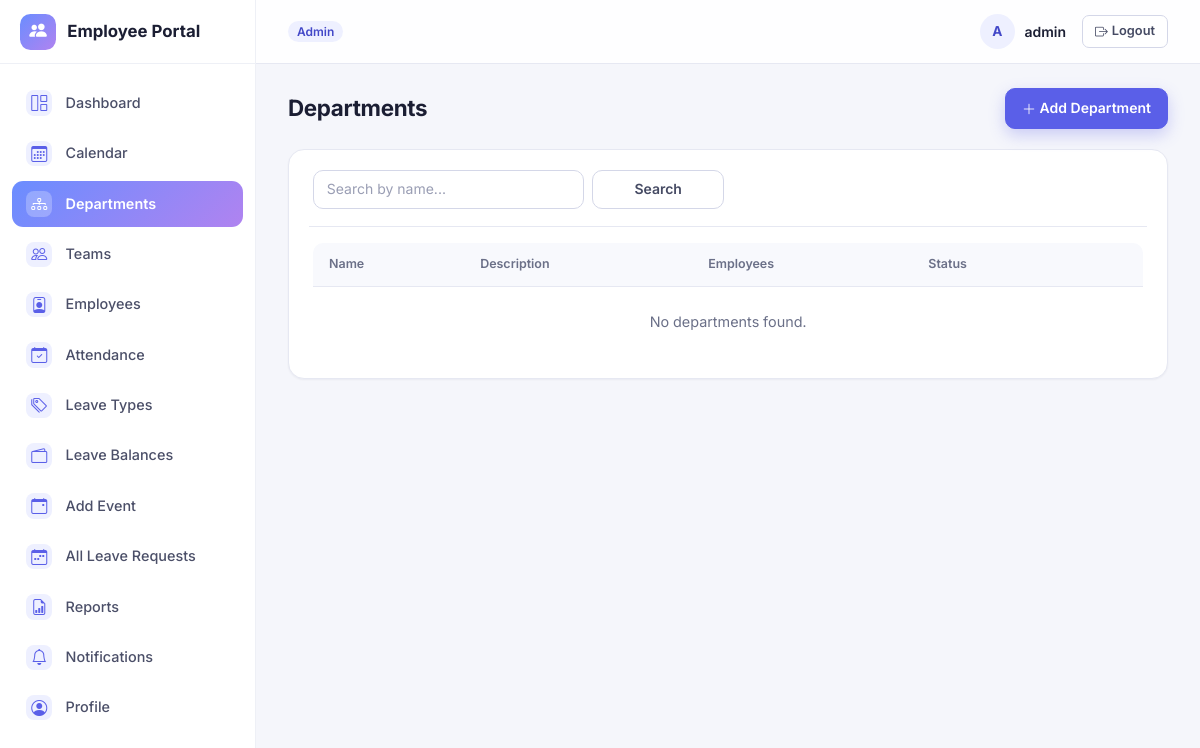
The app's page /departments/ (signed in), older data.
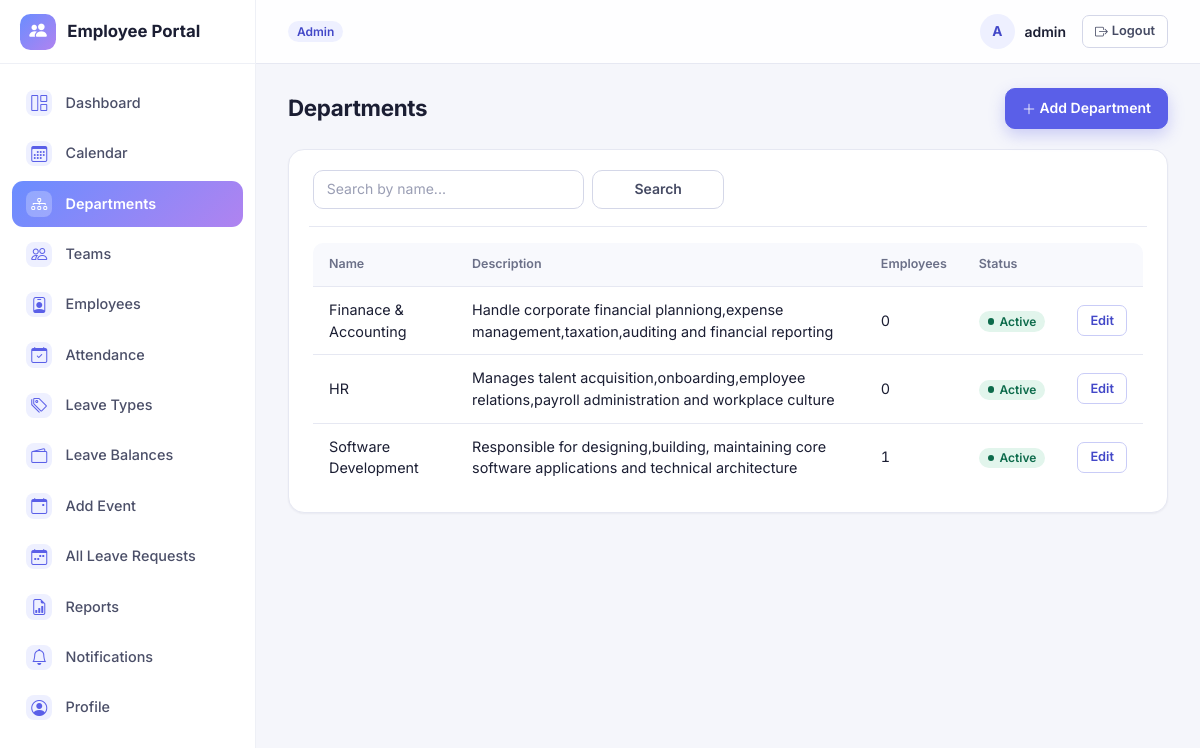
The same page, newer data.
### accounts/models.py (models this page shows, shortened)
class User(AbstractUser):
    class Role(models.TextChoices):
        ADMIN = 'ADMIN', 'Admin'
        HR = 'HR', 'HR'
        TEAM_LEAD = 'TEAM_LEAD', 'Team Lead'
        EMPLOYEE = 'EMPLOYEE', 'Employee'
    role = models.CharField(max_length=20, choices=Role.choices, default=Role.EMPLOYEE)
    phone = models.CharField(max_length=20, blank=True)
    address = models.TextField(blank=True)
    emergency_contact = models.CharField(max_length=100, blank=True)
    profile_image = models.ImageField(upload_to='profile_images/', blank=True, null=True)
    def is_team_lead(self):
        return self.role == self.Role.TEAM_LEAD
    def can_manage_employees(self):
        return self.role in (self.Role.ADMIN, self.Role.HR)

### employeeApp/models/organization.py (models this page shows, shortened)
class Department(models.Model):
    name = models.CharField(max_length=100, unique=True)
    description = models.TextField(blank=True)
    is_active = models.BooleanField(default=True)
    created_at = models.DateTimeField(auto_now_add=True)
    class Meta:
        ordering = ['name']
    def employee_count(self):
        return sum(team.employees.filter(employment_status='ACTIVE').count() for team in self.teams.all())

class Team(models.Model):
    name = models.CharField(max_length=100)
    department = models.ForeignKey(Department, on_delete=models.CASCADE, related_name='teams')
    team_lead = models.ForeignKey(
        settings.AUTH_USER_MODEL, on_delete=models.SET_NULL, null=True, blank=True,
        related_name='led_teams', limit_choices_to={'role': 'TEAM_LEAD'}
    )
    description = models.TextField(blank=True)
    is_active = models.BooleanField(default=True)
    created_at = models.DateTimeField(auto_now_add=True)
    class Meta:
        ordering = ['department__name', 'name']
        unique_together = ('name', 'department')

### employeeApp/views/organization.py (the view)
# urls.py: path('departments/',views.department_list,name='department_list'),
@admin_hr_required
def department_list(request):
    departments = Department.objects.all()
    q = request.GET.get('q')
    if q:
        departments = departments.filter(name__icontains=q)
    paginator = Paginator(departments, 10)
    page_obj = paginator.get_page(request.GET.get('page'))
    return render(request, 'employeeApp/department_list.html', {'page_obj': page_obj, 'q': q or ''})

### employeeApp/context_processors.py (called while the page is built)
def unread_notifications(request):
    if request.user.is_authenticated:
        qs = Notification.objects.filter(user=request.user, is_read=False)
        return {
            'unread_notification_count': qs.count(),
            'recent_notifications': qs[:5],
        }
    return {'unread_notification_count': 0, 'recent_notifications': []}

### employeeApp/templates/employeeApp/department_list.html (shortened to what this page needs)
{% extends "base.html" %}
{% block content %}
<div class="page-header">
    <h1>Departments</h1>
    <a href="{% url 'employeeApp:department_add' %}" class="btn btn-primary"><i class="bi bi-plus-lg"></i> Add Department</a>
</div>
<div class="table-card">
    <form method="get" class="row g-2 mb-3">
        <div class="col-md-4">
            <input type="text" name="q" value="{{ q }}" class="form-control" placeholder="Search by name...">
        </div>
        <div class="col-md-2">
            <button type="submit" class="btn btn-outline-secondary w-100">Search</button>
        </div>
    </form>
    <table class="table table-hover align-middle">
        <thead><tr><th>Name</th><th>Description</th><th>Employees</th><th>Status</th><th></th></tr></thead>
        <tbody>
        {% for dept in page_obj %}
            <tr>
                <td>{{ dept.name }}</td>
                <td>{{ dept.description|truncatewords:12|default:"—" }}</td>
                <td>{{ dept.employee_count }}</td>
                <td>
                    {% if dept.is_active %}<span class="badge bg-success">Active</span>{% else %}<span class="badge bg-secondary">Inactive</span>{% endif %}
                </td>
                <td><a href="{% url 'employeeApp:department_edit' dept.pk %}" class="btn btn-sm btn-outline-primary">Edit</a></td>
            </tr>
        {% empty %}
            <tr><td colspan="5" class="text-muted text-center py-4">No departments found.</td></tr>
        {% endfor %}
        </tbody>
    </table>
</div>
{% endblock %}

### employeeApp/templates/base.html (shortened to what this page needs)
{% load static %}
<!DOCTYPE html>
<html lang="en">
<head>
    <link href="https://cdn.jsdelivr.net/npm/bootstrap@5.3.3/dist/css/bootstrap.min.css" rel="stylesheet">
    <link rel="stylesheet" href="https://cdn.jsdelivr.net/npm/bootstrap-icons@1.11.3/font/bootstrap-icons.css">
    <link rel="stylesheet" href="https://cdn.jsdelivr.net/npm/datatables.net-bs5@1.13.11/css/dataTables.bootstrap5.min.css">
    <link rel="stylesheet" href="https://cdn.jsdelivr.net/npm/datatables.net-responsive-bs5@2.5.1/css/responsive.bootstrap5.min.css">
    <link rel="stylesheet" href="{% static 'employeeApp/style.css' %}">
</head>
<body>
{% if user.is_authenticated %}
<div class="app-shell">
    <aside class="sidebar" id="app-sidebar" aria-label="Main navigation">
        <div class="sidebar-brand">
            <span class="brand-mark"><i class="bi bi-people-fill"></i></span>
            <span>Employee Portal</span>
        </div>
        <nav class="sidebar-nav">
            <a href="{% url 'accounts:redirect_dashboard' %}" class="nav-link {% if 'dashboard' in request.path %}active{% endif %}">
                <i class="bi bi-grid-1x2"></i> Dashboard
            </a>
            <a href="{% url 'employeeApp:calendar_view' %}" class="nav-link {% if 'calendar' in request.path %}active{% endif %}">
                <i class="bi bi-calendar3"></i> Calendar
            </a>
            {% if user.can_manage_employees %}
            <a href="{% url 'employeeApp:department_list' %}" class="nav-link {% if 'departments' in request.path %}active{% endif %}">
                <i class="bi bi-diagram-3"></i> Departments
            </a>
            <a href="{% url 'employeeApp:team_list' %}" class="nav-link {% if 'teams' in request.path %}active{% endif %}">
                <i class="bi bi-people"></i> Teams
            </a>
            {% endif %}
            <a href="{% url 'employeeApp:employee_list' %}" class="nav-link {% if 'employees' in request.path %}active{% endif %}">
                <i class="bi bi-person-badge"></i> Employees
            </a>
            <a href="{% if user.is_team_lead or user.can_manage_employees %}{% url 'employeeApp:attendance_list' %}{% else %}{% url 'employeeApp:my_attendance' %}{% endif %}" class="nav-link ">
                <i class="bi bi-calendar-check"></i> Attendance
            </a>
            {% if user.can_manage_employees %}
            <a href="{% url 'employeeApp:leave_type_list' %}" class="nav-link {% if 'leave-types' in request.path %}active{% endif %}">
                <i class="bi bi-tags"></i> Leave Types
            </a>
            <a href="{% url 'employeeApp:leave_balance_list' %}" class="nav-link {% if 'leave-balances' in request.path %}active{% endif %}">
                <i class="bi bi-wallet2"></i> Leave Balances
            </a>
            <a href="{% url 'employeeApp:calendar_event_list' %}" class="nav-link {% if 'calendar-events' in request.path %}active{% endif %}">
                <i class="bi bi-calendar-event"></i> Add Event
            </a>
            <a href="{% url 'employeeApp:all_leave_requests' %}" class="nav-link {% if 'leave/all' in request.path %}active{% endif %}">
                <i class="bi bi-calendar-week"></i> All Leave Requests
            </a>
            {% elif user.is_team_lead %}
            <a href="{% url 'employeeApp:team_leave_requests' %}" class="nav-link {% if 'leave/team' in request.path %}active{% endif %}">
                <i class="bi bi-calendar-week"></i> Team Leave Requests
            </a>
            {% endif %}
            <a href="{% url 'employeeApp:attendance_report' %}" class="nav-link {% if 'reports' in request.path %}active{% endif %}">
                <i class="bi bi-file-earmark-bar-graph"></i> Reports
            </a>
            <a href="{% url 'employeeApp:notification_list' %}" class="nav-link {% if 'notifications' in request.path %}active{% endif %}">
                <i class="bi bi-bell"></i> Notifications
            </a>
            <a href="{% url 'accounts:profile' %}" class="nav-link {% if 'profile' in request.path or 'password-change' in request.path %}active{% endif %}">
                <i class="bi bi-person-circle"></i> Profile
            </a>
        </nav>
    </aside>
    <div class="main-col">
        <header class="topbar">
            <div class="topbar-role">
                <span class="badge role-badge">{{ user.get_role_display }}</span>
            </div>
            <div class="topbar-user">
                <div class="user-chip">
                    <span class="avatar">{% if user.profile_image %}<img src="{{ user.profile_image.url }}" alt="">{% else %}{{ user.get_full_name|default:user.username|slice:":1"|upper }}{% endif %}</span>
                    <span class="user-name">{{ user.get_full_name|default:user.username }}</span>
                </div>
                <a href="{% url 'accounts:logout' %}" class="btn btn-sm btn-outline-secondary btn-logout" aria-label="Log out"><i class="bi bi-box-arrow-right"></i><span class="d-none d-sm-inline ms-1">Logout</span></a>
            </div>
        </header>
        <main class="content">
            {% block content %}{% endblock %}
        </main>
    </div>
</div>
{% endif %}
</body>
</html>

Row changes from the older to the newer data that the page shows:
added Department: name "Finanace & Accounting", description "Handle corporate financial planniong,expense management,taxation,auditing and financial reporting", employee_count "0", is_active "Active"
added Department: name "HR", description "Manages talent acquisition,onboarding,employee relations,payroll administration and workplace culture", employee_count "0", is_active "Active"
added Department: name "Software Development", description "Responsible for designing,building, maintaining core software applications and technical architecture", employee_count "1", is_active "Active"
Text that changed along with them:
text no longer shown: "No departments found."
